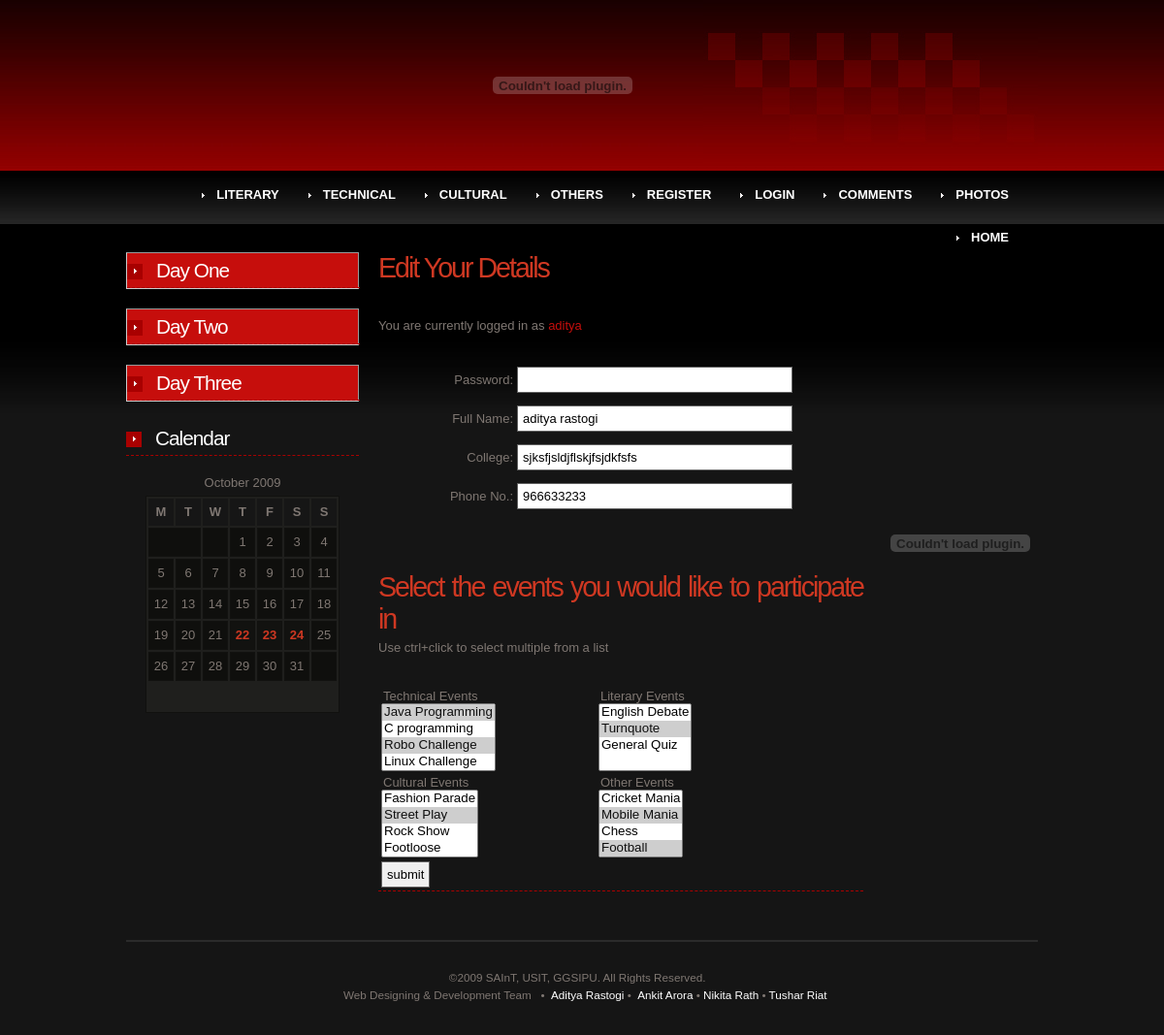
Screenshot of /profile.php (signed in) with the database file from the repository.
### tables this page shows
CREATE TABLE IF NOT EXISTS `users` (
  `username` varchar(11) NOT NULL,
  `password` varchar(255) NOT NULL,
  `fullname` varchar(50) DEFAULT NULL,
  `college` text,
  `emailid` varchar(255) NOT NULL,
  `phoneno` int(15) DEFAULT NULL,
  PRIMARY KEY (`username`),
  UNIQUE KEY `username` (`username`),
  UNIQUE KEY `username_3` (`username`),
  UNIQUE KEY `username_4` (`username`),
  KEY `username_2` (`username`)
);

CREATE TABLE IF NOT EXISTS `userevent` (
  `username` varchar(11) NOT NULL,
  `eventid` int(5) DEFAULT NULL,
  KEY `username` (`username`)
);

CREATE TABLE IF NOT EXISTS `event` (
  `eventname` varchar(255) NOT NULL,
  `eventid` int(5) NOT NULL,
  `eventtype` enum('Technical','Cultural','Literary','Others') NOT NULL,
  `eventday` int(5) NOT NULL,
  PRIMARY KEY (`eventid`),
  UNIQUE KEY `eventid` (`eventid`)
);

### profile.php (the view, shortened to what this page needs)
<?php require_once('Connections/infox_db.php'); ?>
<?php
if (!function_exists("GetSQLValueString")) {
function GetSQLValueString($theValue, $theType, $theDefinedValue = "", $theNotDefinedValue = "")
{
  $theValue = get_magic_quotes_gpc() ? stripslashes($theValue) : $theValue;
  $theValue = function_exists("mysql_real_escape_string") ? mysql_real_escape_string($theValue) : mysql_escape_string($theValue);
  switch ($theType) {
    case "text":
      $theValue = ($theValue != "") ? "'" . $theValue . "'" : "NULL";
      break;
  }
  return $theValue;
}
}
$colname_UserInformation = "-1";
if (isset($_SESSION['MM_Username'])) {
  $colname_UserInformation = $_SESSION['MM_Username'];
}
$query_UserInformation = sprintf("SELECT password, fullname, college, phoneno FROM users WHERE username = %s", GetSQLValueString($colname_UserInformation, "text"));
$UserInformation = mysql_query($query_UserInformation, $infox_db) or die(mysql_error());
$row_UserInformation = mysql_fetch_assoc($UserInformation);
$editFormAction = $_SERVER['PHP_SELF'];
if (isset($_SERVER['QUERY_STRING'])) {
  $editFormAction .= "?" . htmlentities($_SERVER['QUERY_STRING']);
}
$query_Display1 = "SELECT * FROM event WHERE eventtype = 'Technical' ORDER BY eventid ASC";
$query_Check1 = sprintf("SELECT * FROM userevent NATURAL JOIN event WHERE username=%s AND eventtype='Technical' ORDER BY eventid ASC",GetSQLValueString($_SESSION['MM_Username'],"text"));
$Display1 = mysql_query($query_Display1, $infox_db) or die(mysql_error());
$Check1 = mysql_query($query_Check1, $infox_db) or die(mysql_error());
$row_Display1 = mysql_fetch_assoc($Display1);
$row_Check1 = mysql_fetch_assoc($Check1);
$query_Display2 = "SELECT * FROM event WHERE eventtype = 'Literary' ORDER BY eventid ASC";
$query_Check2 = sprintf("SELECT * FROM userevent NATURAL JOIN event WHERE username=%s AND eventtype='Literary' ORDER BY eventid ASC",GetSQLValueString($_SESSION['MM_Username'],"text"));
$Display2 = mysql_query($query_Display2, $infox_db) or die(mysql_error());
$Check2 = mysql_query($query_Check2, $infox_db) or die(mysql_error());
$row_Display2 = mysql_fetch_assoc($Display2);
$row_Check2 = mysql_fetch_assoc($Check2);
$query_Display3 = "SELECT * FROM event WHERE eventtype = 'Cultural' ORDER BY eventid ASC";
$query_Check3 = sprintf("SELECT * FROM userevent NATURAL JOIN event WHERE username=%s AND eventtype='Cultural' ORDER BY eventid ASC",GetSQLValueString($_SESSION['MM_Username'],"text"));
$Display3 = mysql_query($query_Display3, $infox_db) or die(mysql_error());
$Check3 = mysql_query($query_Check3, $infox_db) or die(mysql_error());
$row_Display3 = mysql_fetch_assoc($Display3);
$row_Check3 = mysql_fetch_assoc($Check3);
$query_Display4 = "SELECT * FROM event WHERE eventtype = 'Others' ORDER BY eventid ASC";
$query_Check4 = sprintf("SELECT * FROM userevent NATURAL JOIN event WHERE username=%s AND eventtype='Others' ORDER BY eventid ASC",GetSQLValueString($_SESSION['MM_Username'],"text"));
$Display4 = mysql_query($query_Display4, $infox_db) or die(mysql_error());
$Check4 = mysql_query($query_Check4, $infox_db) or die(mysql_error());
$row_Display4 = mysql_fetch_assoc($Display4);
$row_Check4 = mysql_fetch_assoc($Check4);
$query_EventDay1 = "SELECT * FROM event WHERE eventday = 1";
$EventDay1 = mysql_query($query_EventDay1, $infox_db) or die(mysql_error());
?>
<!DOCTYPE html PUBLIC "-//W3C//DTD XHTML 1.0 Strict//EN" "http://www.w3.org/TR/xhtml1/DTD/xhtml1-strict.dtd">
<html xmlns="http://www.w3.org/1999/xhtml">
<head>
<link href="default.css" rel="stylesheet" type="text/css" media="screen" />
<link href="SpryAssets/SpryCollapsiblePanel.css" rel="stylesheet" type="text/css" />
</head>
<body>
<div id="wrapper">
  <div id="header">
  </div>
 <div id="menu">
    <ul>
      <li><a href="photos.php">Photos</a></li>
      <li><a href="comments.php">Comments</a></li>
      <li><a href="login.php">Login</a></li>
      <li><a href="register.php">Register</a></li>
      <li><a href="Others/Others.php">Others</a></li>
      <li><a href="Cultural/Cultural.php">Cultural</a></li>
      <li><a href="Technical/Technical.php">Technical</a></li>
      <li><a href="Literary/Literary.php">Literary</a></li>
      <li><a href="index.php"> Home</a></li>
    </ul>
  </div>
  <div id="page">
    <div id="ads">
    </div>
    <div id="content">
      <div class="post">
        <div class="title">
          <h2>Edit Your Details</h2>
        </div>
        <div class="entry">
        <form action="<?php echo $editFormAction; ?>" method="post" name="form1" id="form1" onsubmit="return check_valid(this);" >
        <p>You are currently logged in as <span class="style3"><?php echo $_SESSION['MM_Username'];?></span></p>
        <fieldset>
          <table align="center">
              <tr valign="baseline">
                <td width="66" height="36" align="right" nowrap="nowrap">Password:</td>
                <td width="192"><input type="password" name="password" value="" size="32" /></td>
              </tr>
              <tr valign="baseline">
                <td width="66" height="36" align="right" nowrap="nowrap">Full Name:</td>
                <td width="192"><input type="text" name="fullname" value="<?php echo $row_UserInformation['fullname']; ?>" size="32" /></td>
              </tr>
              <tr valign="baseline">
                <td width="66" height="36" align="right" nowrap="nowrap">College:</td>
                <td width="192"><input type="text" name="college" value="<?php echo $row_UserInformation['college']; ?>" size="32" /></td>
              </tr>
              <tr valign="baseline">
                <td width="66" height="36" align="right" nowrap="nowrap">Phone No.:</td>
                <td width="192"><input type="text" name="phoneno" value="<?php echo $row_UserInformation['phoneno']; ?>" size="32" /></td>
              </tr>
          </table>
          <p class="style2">
&nbsp;           </p>
          </fieldset>
        <div class="title">
          <h2>Select the events you would like to participate in</h2>
        </div>
        <p>Use ctrl+click to select multiple from a list </p>
      <table>
              <tr>
      <td width="220"><fieldset>
           <legend>Technical Events</legend><select name="technical[]" size="4" multiple="multiple" id="technical">
        <?php
do {
?>
        <option value="<?php echo $row_Display1['eventid']?>"<?php if (!(strcmp($row_Display1['eventid'], $row_Check1['eventid']))) {echo "selected=\"selected\""; $row_Check1 = mysql_fetch_assoc($Check1);} ?>><?php echo $row_Display1['eventname']?></option>
        <?php
} while ($row_Display1 = mysql_fetch_assoc($Display1));
?>
      </select>
      </fieldset>
      </td>
      <td width="221"><fieldset>
      <legend>Literary Events</legend>
      <label>
      <select name="literary[]" size="4" multiple="multiple" id="literary">
        <?php
do {
?>
        <option value="<?php echo $row_Display2['eventid']?>"<?php if (!(strcmp($row_Display2['eventid'], $row_Check2['eventid']))) {echo "selected=\"selected\""; $row_Check2 = mysql_fetch_assoc($Check2);} ?>><?php echo $row_Display2['eventname']?></option>
        <?php
} while ($row_Display2 = mysql_fetch_assoc($Display2));
?>
      </select>
      </label>
      </fieldset>
      </td>
      </tr>
      <tr>
      <td width="220"><fieldset>
    <legend>Cultural Events</legend><select name="cultural[]" size="4" multiple="multiple" id=cultural>
        <?php
do {
?>
        <option value="<?php echo $row_Display3['eventid']?>"<?php if (!(strcmp($row_Display3['eventid'], $row_Check3['eventid']))) {echo "selected=\"selected\""; $row_Check3 = mysql_fetch_assoc($Check3);} ?>><?php echo $row_Display3['eventname']?></option>
        <?php
} while ($row_Display3 = mysql_fetch_assoc($Display3));
?>
      </select>
      </fieldset>
      </td>
      <td width="221"><fieldset>
      <legend>Other Events</legend>
      <label>
      <select name="others[]" size="4" multiple="multiple" id="others">
        <?php
do {
?>
        <option value="<?php echo $row_Display4['eventid']?>"<?php if (!(strcmp($row_Display4['eventid'], $row_Check4['eventid']))) {echo "selected=\"selected\""; $row_Check4 = mysql_fetch_assoc($Check4);} ?>><?php echo $row_Display4['eventname']?></option>
        <?php
} while ($row_Display4 = mysql_fetch_assoc($Display4));
?>
      </select>
      </label>
      </fieldset>
      </td>
      </tr>
      <tr>
      <td><input type="submit" value="submit" name="submit" /></td>
      <td>&nbsp;</td>
      </tr>
          </table>
</form>
        </div>
      </div>
    </div>
    <div id="sidebar">
      <ul>
        <li id="dayone">
          <div class="CollapsiblePanel" id="CollapsiblePanel1" onMouseOver = "CollapsiblePanel1.open()">
            <div class="CollapsiblePanelTabHover" tabindex="0">
            <h2>Day One</h2></div>
          </div>
        </li>
        <li id="daytwo">
          <div id="CollapsiblePanel2" class="CollapsiblePanel" onMouseOver = "CollapsiblePanel2.open()">
            <div class="CollapsiblePanelTabHover" tabindex="0"><h2>Day Two</h2></div>
          </div>
        </li>
        <li id="daythree">
          <div id="CollapsiblePanel3" class="CollapsiblePanel" onMouseOver = "CollapsiblePanel3.open()">
            <div class="CollapsiblePanelTabHover" tabindex="0">
            <h2>Day Three</h2></div>
          </div>
        </li>
        <li id="calendar">
          <h2>Calendar</h2>
          <div id="calendar_wrap">
            <table id="wp-calendar" summary="Calendar">
              <caption>
                October 2009
              </caption>
              <thead>
                <tr>
                  <th abbr="Monday" scope="col" title="Monday">M</th>
                  <th abbr="Tuesday" scope="col" title="Tuesday">T</th>
                  <th abbr="Wednesday" scope="col" title="Wednesday">W</th>
                  <th abbr="Thursday" scope="col" title="Thursday">T</th>
                  <th abbr="Friday" scope="col" title="Friday">F</th>
                  <th abbr="Saturday" scope="col" title="Saturday">S</th>
                  <th abbr="Sunday" scope="col" title="Sunday">S</th>
                </tr>
              </thead>
              <tfoot>
                <tr>
                  <td abbr="July" colspan="3" id="prev">&nbsp;</td>
                  <td class="pad">&nbsp;</td>
                  <td abbr="September" colspan="3" id="next" class="pad">&nbsp;</td>
                </tr>
              </tfoot>
              <tbody>
                <tr>
                  <td colspan="2" class="pad">&nbsp;</td>
                  <td>&nbsp;</td>
                  <td>1</td>
                  <td>2</td>
                  <td>3</td>
                  <td>4</td>
                </tr>
                <tr>
                  <td>5</td>
                  <td>6</td>
                  <td>7</td>
                  <td>8</td>
                  <td>9</td>
                  <td>10</td>
                  <td>11</td>
                </tr>
                <tr>
                  <td>12</td>
                  <td>13</td>
                  <td>14</td>
                  <td>15</td>
                  <td>16</td>
                  <td>17</td>
                  <td>18</td>
                </tr>
                <tr>
                  <td>19</td>
                  <td>20</td>
                  <td>21</td>
                  <td id="today">22</td>
                  <td id="today">23</td>
                  <td id="today">24</td>
                  <td>25</td>
                </tr>
                <tr>
                  <td>26</td>
                  <td>27</td>
                  <td>28</td>
                  <td>29</td>
                  <td>30</td>
                  <td>31</td>
                  <td class="pad" colspan="2">&nbsp;</td>
                </tr>
              </tbody>
            </table>
          </div>
        </li>
      </ul>
    </div>
  </div>
  <div id="footer">
    <p class="legal">&copy;2009 SAInT, USIT, GGSIPU. All Rights Reserved. &nbsp;&nbsp;</p>
    <p class="legal">&nbsp;&nbsp;Web Designing &amp; Development Team  &nbsp;&nbsp;&bull;<a href="addy1injoy@gmail.com">&nbsp;&nbsp;Aditya Rastogi&nbsp;</a>&bull; &nbsp;<a href="ankitarora1990@gmail.com">Ankit Arora</a> &bull; <a href="nikita.rath@gmail.com">Nikita Rath</a> &bull; <a href="tusharriat@gmail.com">Tushar Riat</a></p>
  </div>
</div>
</body>
</html>

### default.css (style rules this page uses)
body { margin: 0; padding: 0; background: #151515 url(images/img01.jpg) repeat-x left top; text-align: justify; font: 13px "Trebuchet MS", Arial, Helvetica, sans-serif; color: #7F7772; }
form { margin: 0; padding: 0; }
fieldset { margin: 0; padding: 0; border: none; }
input, textarea { padding: 5px; border: 1px solid #626262; font: normal 1em "Trebuchet MS", Arial, Helvetica, sans-serif; }
h1, h1 a, h2, h2 a, h3, h3 a { margin: 0; text-decoration: none; font-weight: normal; color: #CF3822; }
h2 { letter-spacing: -2px; font-size: 2em; }
p, ol, ul { margin: 0 0 2em 0; line-height: 200%; }
a { color: #FFFFFF; text-decoration: none; }
#header { width: 940px; height: 170px; margin: 0 auto; background: url(images/img02.jpg) no-repeat right top; }
#menu { width: 940px; height: 60px; margin: 0 auto; }
#menu ul { margin: 0; padding: 0; list-style: none; }
#menu li { display: inline; text-transform: uppercase; }
#menu a { display: block; float: right; background: url(images/img03.gif) no-repeat left 75%; padding: 18px 30px 0 15px; text-decoration: none; font-family: Arial, Helvetica, sans-serif; font-size: 1em; font-weight: bold; color: #FFFFFF; }
#page { width: 940px; margin: 0 auto; padding: 30px 0; }
#ads { float: right; width: 160px; padding: 0 0 0 20px; }
#content { float:right; width: 500px; }
.post { margin-bottom: 50px; border-bottom: 1px #A90000 dashed; }
.post .title h2 { font-size: 2.2em; color: #CF3822; }
.post .entry { padding-top: 30px; }
#sidebar { float:left; width: 240px; }
#sidebar ul { margin: 0; padding: 0; list-style: none; }
#sidebar li { margin-bottom: 20px; }
#sidebar h2 { width: 210px; height: 30px; padding: 5px 0 0 30px; background: url(images/img05.gif) no-repeat left 60%; border-bottom: 1px #A90000 dashed; letter-spacing: -1px; font-size: 1.6em; color: #FFFFFF; }
#calendar_wrap { padding: 15px 20px; }
#calendar table { width: 100%; background: #1F1F1D; border: 1px solid #11110F; text-align: center; }
#calendar thead { background: #161616; }
#calendar tbody td { background: #0F0F0D; border: 1px solid #11110F; }
#calendar #prev { text-align: left; }
#calendar #next { text-align: right; }
#calendar #today { background: #121210; border: 1px solid #11110F; font-weight: bold; color: #CF3822 }
#footer { clear: both; width: 940px; margin: 0 auto; padding: 30px 0; border-top: 2px solid #2B2B2B; }
#footer p { margin: 0 0 5px 0; text-align: center; line-height: normal; font-size: .9em; }
#footer a { text-decoration: none; }

### SpryAssets/SpryCollapsiblePanel.css (style rules this page uses)
.CollapsiblePanel { margin: 0px; padding: 0px; border-left: solid 1px #CCC; border-right: solid 1px #999; border-top: solid 1px #999; border-bottom: solid 1px #CCC; background-color: #000000; }
.CollapsiblePanelTabHover, .CollapsiblePanelOpen .CollapsiblePanelTabHover { background-color: #C60E0C; }

### profile.php (style rules this page uses)
.style2 { color: #FFFFFF }
.style3 { color: #C60E0C }

### rows the page displays
users: fullname "aditya rastogi", college "sjksfjsldjflskjfsjdkfsfs", phoneno "966633233"
userevent: eventid.eventname "Java Programming ☑ / C programming / Robo Challenge ☑ / Linux Challenge"
userevent: eventid.eventname "English Debate / Turnquote ☑ / General Quiz"
userevent: eventid.eventname "Fashion Parade / Street Play ☑ / Rock Show / Footloose"
userevent: eventid.eventname "Cricket Mania / Mobile Mania ☑ / Chess / Football ☑"

### other values shown
$_SESSION['MM_Username'] "aditya"
